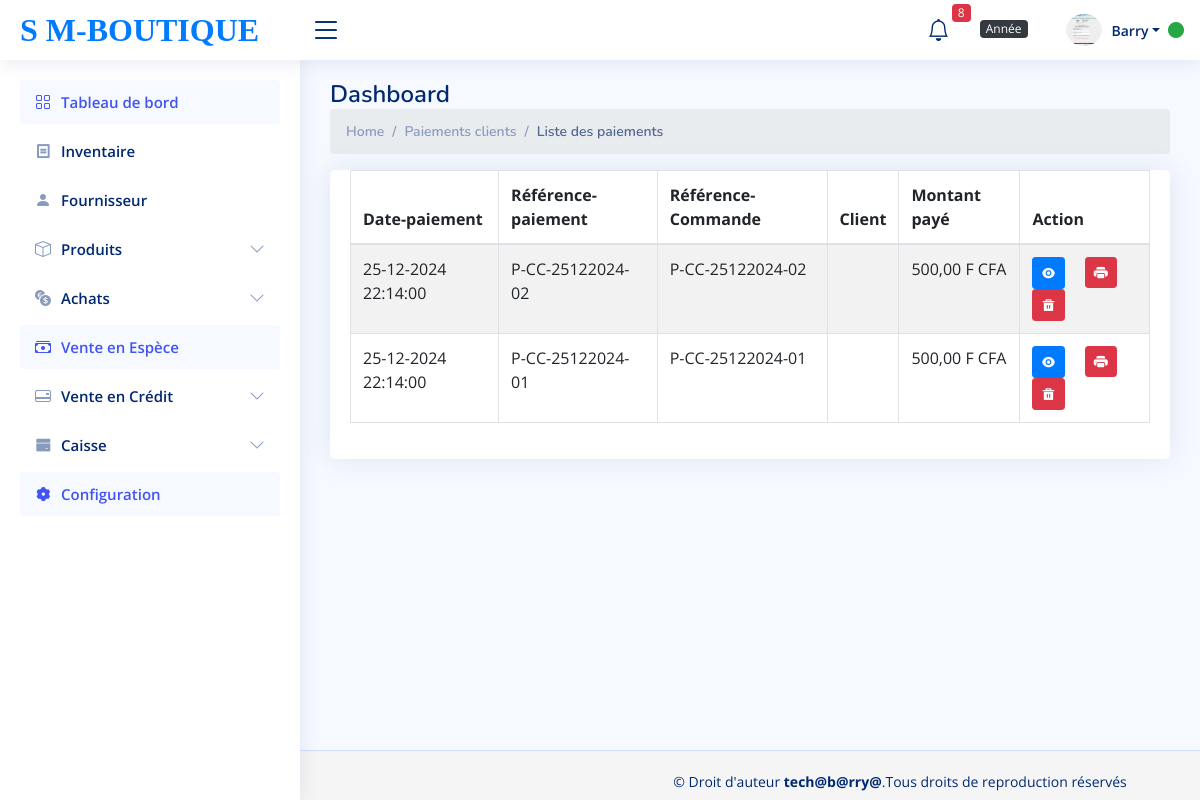
The app's page /liste_paiement_client.php (signed in) with its own data.
### tables this page shows
CREATE TABLE `paiement_client` (
  `id_paie_client` int(11) NOT NULL,
  `montant_paye` int(255) NOT NULL,
  `date_paie` datetime NOT NULL,
  `paie_reference` varchar(255) NOT NULL,
  `id_comnd_client` int(11) NOT NULL,
  `reference_caisse` varchar(100) DEFAULT '0'
);

### liste_paiement_client.php (called while the page is built, shortened)
<?php
require_once('autoload.php');
$liste_paie_cl=new CommandeClient();
$recuperer_afficher_list_paie=$liste_paie_cl->list2();
?>
<?php require_once('view/liste_paiement_client.view.php') ?>

### autoload.php (called while the page is built, shortened)
<?php
spl_autoload_register (function ($class_name)
{
    $fils="classes/".$class_name.'.php';
});

### classes/Fonction.php (called while the page is built, shortened)
<?php
class Fonction{
        public function database(){
            $this->DB_HOST="127.0.0.1";
            $this->DB_NAME="db_supermarche";
            $this->DB_USERNAME="root";
            $this->DB_PASSWORD='';
             $bdd=new PDO("mysql:host=".$this->DB_HOST.";dbname=". $this->DB_NAME,
            $this->DB_USERNAME  ,$this->DB_PASSWORD);
            return $bdd;
        }
   public function  recuperation_fonction($select_partie,$tables,$data=[], $all=null){
      $bdd=$this->database();
        $monFetch=$bdd->prepare("select $select_partie from $tables");
        $monFetch->execute($data);
        if(isset($all) and $all==="all"|| $all==="All" || $all==="ALL" ||
         $all==="aLL"||$all==="ALl"|| $all==="AlL"){
           return $monFetch->fetchAll(PDO::FETCH_OBJ);
         }else{
           return $monFetch->fetch(PDO::FETCH_OBJ);
         }
    }
}

### classes/CommandeClient.php (called while the page is built, shortened)
<?php
class CommandeClient extends Fonction{
      public function list2(){
            $recuperer_afficher_list_paie=$this->recuperation_fonction("*","paiement_client JOIN commande_client
             ON commande_client.id_cmd_client=paiement_client.id_comnd_client
           ORDER BY id_paie_client DESC",[],"all");
            return $recuperer_afficher_list_paie;
         }
}

### view/liste_paiement_client.view.php (the view, shortened to what this page needs)
<!DOCTYPE html>
<html lang="en">
    <?php require_once('partials/header.php') ?>
<body>
    <?php require_once('partials/sidebar.php') ?>
    <?php require_once('partials/navbar.php') ?>
    <main id="main" class="main">
         <div class="pagetitle">
      <h1>Dashboard</h1>
      <nav>
        <ol class="breadcrumb">
          <li class="breadcrumb-item"><a href="index1.php">Home</a></li>
          <li class="breadcrumb-item">Paiements clients</li>
          <li class="breadcrumb-item active">Liste des paiements</li>
        </ol>
      </nav>
    </div>
        <section class="section">
            <div class="row">
                <div class="col-lg-12">
                    <div class="card">
                        <div class="card-body">
                            <table class="table datatable table-bordered table-striped">
                                <thead>
                                    <tr>
                                        <th>Date-paiement</th>
                                        <th>Référence-paiement</th>
                                        <th>Référence-Commande</th>
                                        <th>Client</th>
                                        <th>Montant payé</th>
                                        <th>Action</th>
                                    </tr>
                                </thead>
                                <tbody>
                                    <?php foreach ($recuperer_afficher_list_paie as $liste_paiement) { ?>
                                        <tr>
                                            <td><?= date_format(date_create($liste_paiement->date_paie), 'd-m-Y H:i:s') ?></td>
                                            <td><?= $liste_paiement->paie_reference ?></td>
                                            <td><?= $liste_paiement->paie_reference ?></td>
                                            <td><?= $liste_paiement->client ?>
                                        </td>
                                            <td><?= number_format($liste_paiement->montant_paye, 2, ',', ' ') ?> F CFA</td>
                                            <td>
                                                <a href="detail_paiement_client.php?detail=<?= $liste_paiement->id_paie_client ?>"
                                                    class="btn btn-primary btn-sm">
                                                    <i class="ri-eye-fill"></i>
                                                </a>&emsp;
                                                <a href="pdf_paiement_client.php?detail=<?=$liste_paiement->id_paie_client?>"
                                                    class="btn btn-danger btn-sm" target="_blank">
                                                   <i class="bi bi-printer-fill"></i>
                                                </a>&emsp;
                                               <a class="btn btn-danger btn-sm delete-button"
                                                    data-paiecl-id="<?= $liste_paiement->id_paie_client ?>">
                                                    <i class="ri-delete-bin-5-fill "></i>
                                                </a>
                                            </td>
                                        </tr>
                                    <?php } ?>
                                </tbody>
                            </table>
                        </div>
                    </div>
                </div>
            </div>
        </section>
    </main>
<footer class="footer">
    <?php require_once('partials/foot.php') ?>
</footer>
</body>
</html>

### assets/css/style.css (style rules this page uses)
:root { scroll-behavior: smooth; }
body { font-family: "Open Sans", sans-serif; background: #f6f9ff; color: #444444; }
a { color: #4154f1; text-decoration: none; }
h1, h2, h3, h4, h5, h6 { font-family: "Nunito", sans-serif; }
#main { margin-top: 60px; padding: 20px 30px; transition: all 0.3s; }
.pagetitle { margin-bottom: 10px; }
.pagetitle h1 { font-size: 24px; margin-bottom: 0; font-weight: 600; color: #012970; }
.card { margin-bottom: 30px; border: none; border-radius: 5px; box-shadow: 0px 0 30px rgba(1, 41, 112, 0.1); }
.card-body { padding: 0 20px 20px 20px; }
.breadcrumb { font-size: 14px; font-family: "Nunito", sans-serif; color: #899bbd; font-weight: 600; }
.breadcrumb a { color: #899bbd; transition: 0.3s; }
.breadcrumb .breadcrumb-item::before { color: #899bbd; }
.breadcrumb .active { color: #51678f; font-weight: 600; }
@media (min-width: 1200px) { #main, #footer { margin-left: 300px; } }
.footer { padding: 20px 0; font-size: 14px; transition: all 0.3s; border-top: 1px solid #cddfff; }

### view/liste_paiement_client.view.php (style rules this page uses)
.footer { position: fixed; bottom: 0; width: 100%; height: 50px; background-color: #f5f5f5; }

### records on screen
paiement_client: date_paie "25-12-2024 22:14:00", paie_reference "P-CC-25122024-02", montant_paye "500,00"
paiement_client: date_paie "25-12-2024 22:14:00", paie_reference "P-CC-25122024-01", montant_paye "500,00"

### other values on screen
$stock_alerte "8"
$_SESSION['nom_utilisateur'] "Barry"
